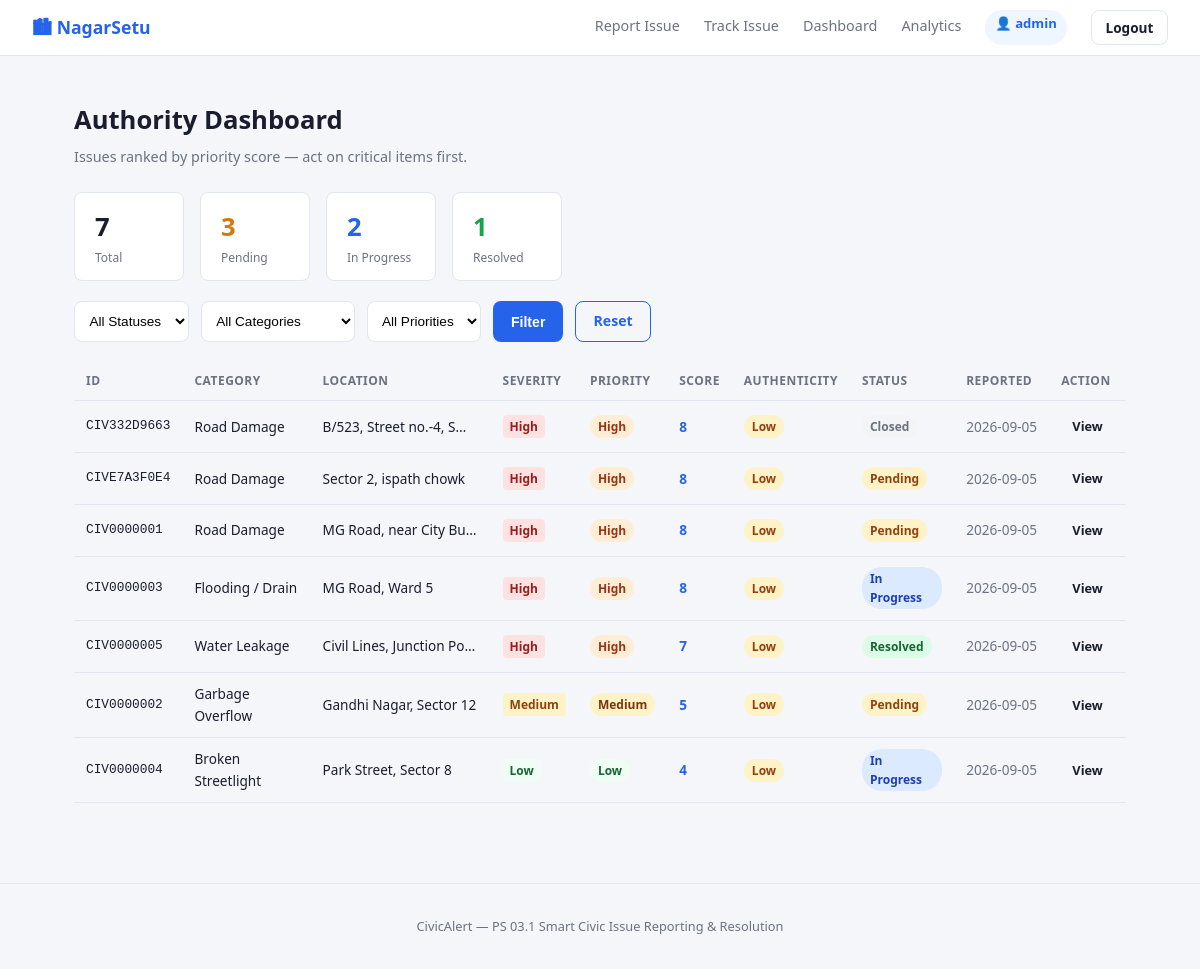
Before: /admin (signed in) with the older database file.
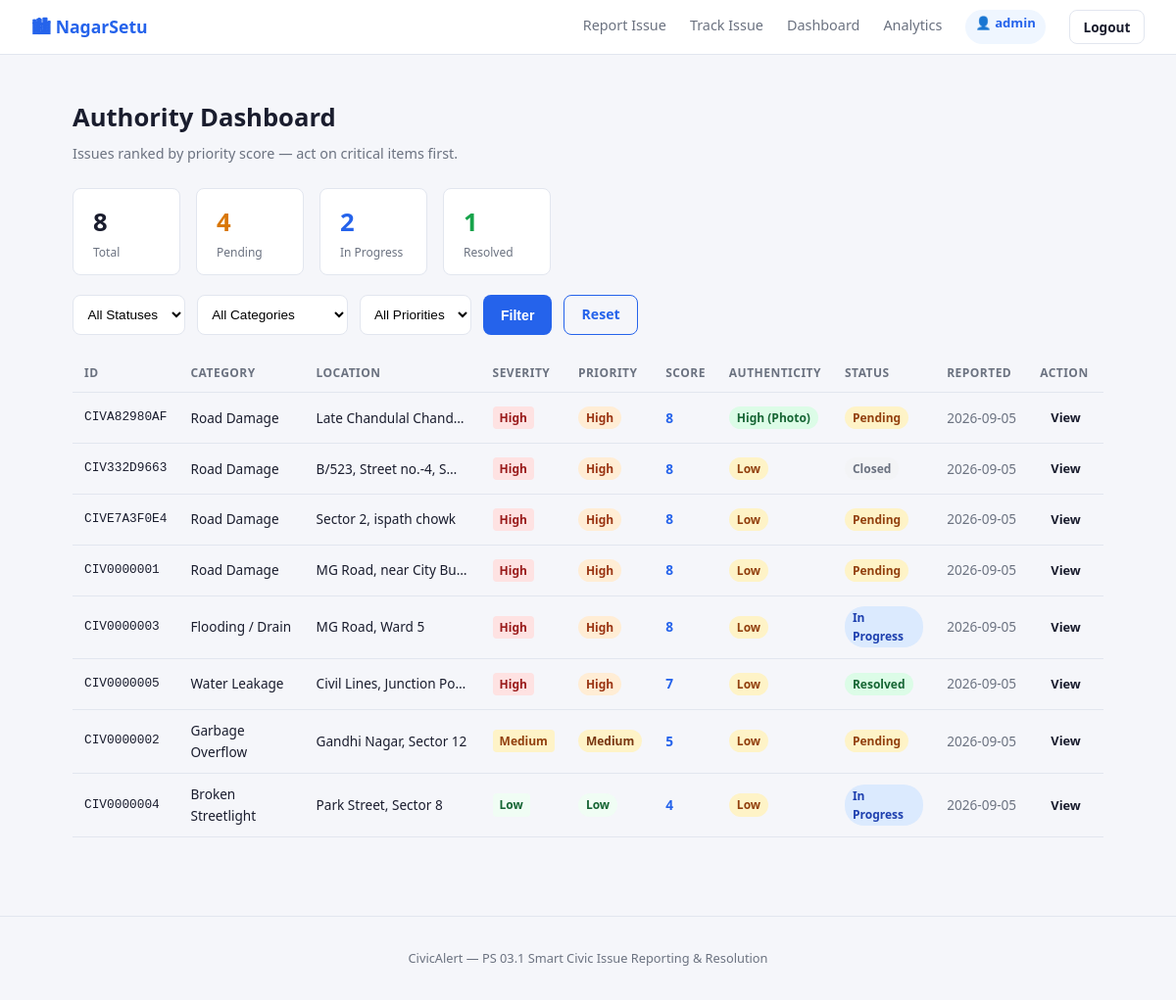
After: the same page with the newer database file.
### tables this page shows
CREATE TABLE issues (
        id          TEXT PRIMARY KEY,
        name        TEXT NOT NULL,
        phone       TEXT,
        category    TEXT NOT NULL,
        severity    TEXT NOT NULL,
        description TEXT NOT NULL,
        location    TEXT NOT NULL,
        photo       TEXT,
        status      TEXT DEFAULT 'Pending',
        priority_score INTEGER DEFAULT 0,
        priority_label TEXT DEFAULT 'Low',
        assigned_to TEXT,
        admin_notes TEXT,
        created_at  TEXT NOT NULL,
        updated_at  TEXT NOT NULL
    );

### app.py (the view)
@app.route('/admin')
@login_required
def admin():
    conn = get_db()
    status_filter   = request.args.get('status', '')
    category_filter = request.args.get('category', '')
    priority_filter = request.args.get('priority', '')
    query = 'SELECT * FROM issues WHERE 1=1'
    params = []
    if status_filter:
        query += ' AND status=?'; params.append(status_filter)
    if category_filter:
        query += ' AND category=?'; params.append(category_filter)
    if priority_filter:
        query += ' AND priority_label=?'; params.append(priority_filter)
    query += ' ORDER BY priority_score DESC, created_at DESC'
    issues = conn.execute(query, params).fetchall()
    stats = {
        'total':    conn.execute('SELECT COUNT(*) FROM issues').fetchone()[0],
        'pending':  conn.execute("SELECT COUNT(*) FROM issues WHERE status='Pending'").fetchone()[0],
        'progress': conn.execute("SELECT COUNT(*) FROM issues WHERE status='In Progress'").fetchone()[0],
        'resolved': conn.execute("SELECT COUNT(*) FROM issues WHERE status='Resolved'").fetchone()[0],
    }
    conn.close()
    return render_template('admin.html', issues=issues, stats=stats,
                           status_filter=status_filter,
                           category_filter=category_filter,
                           priority_filter=priority_filter)

### app.py (called while the page is built)
def login_required(f):
    @wraps(f)
    def decorated(*args, **kwargs):
        if not session.get('admin_logged_in'):
            flash('Please log in to access the authority dashboard.', 'error')
            return redirect(url_for('admin_login', next=request.path))
        return f(*args, **kwargs)
    return decorated

def get_db():
    conn = sqlite3.connect(DB_PATH)
    conn.row_factory = sqlite3.Row
    return conn

### templates/admin.html (shortened to what this page needs)
{% extends "base.html" %}
{% block content %}
<div class="page-header">
  <h1>Authority Dashboard</h1>
  <p>Issues ranked by priority score — act on critical items first.</p>
</div>
<div class="stats-bar">
  <div class="stat-item">
    <span class="stat-num">{{ stats.total }}</span>
    <span class="stat-label">Total</span>
  </div>
  <div class="stat-item stat-pending">
    <span class="stat-num">{{ stats.pending }}</span>
    <span class="stat-label">Pending</span>
  </div>
  <div class="stat-item stat-progress">
    <span class="stat-num">{{ stats.progress }}</span>
    <span class="stat-label">In Progress</span>
  </div>
  <div class="stat-item stat-resolved">
    <span class="stat-num">{{ stats.resolved }}</span>
    <span class="stat-label">Resolved</span>
  </div>
</div>
<form class="filter-bar" method="GET" action="{{ url_for('admin') }}">
  <select name="status">
    <option value="">All Statuses</option>
  </select>
  <select name="category">
    <option value="">All Categories</option>
  </select>
  <select name="priority">
    <option value="">All Priorities</option>
  </select>
  <button type="submit" class="btn btn-primary">Filter</button>
  <a href="{{ url_for('admin') }}" class="btn btn-outline">Reset</a>
</form>
{% if issues %}
<div class="table-wrap">
  <table class="issue-table">
    <thead>
      <tr>
        <th>ID</th>
        <th>Category</th>
        <th>Location</th>
        <th>Severity</th>
        <th>Priority</th>
        <th>Score</th>
        <th>Authenticity</th>
        <th>Status</th>
        <th>Reported</th>
        <th>Action</th>
      </tr>
    </thead>
    <tbody>
      {% for issue in issues %}
      <tr>
        <td class="mono">{{ issue.id }}</td>
        <td>{{ issue.category }}</td>
        <td class="loc-cell">{{ issue.location }}</td>
        <td><span class="sev-badge sev-{{ issue.severity | lower }}">{{ issue.severity }}</span></td>
        <td><span class="badge badge-priority-{{ issue.priority_label | lower }}">{{ issue.priority_label }}</span></td>
        <td class="score-cell">{{ issue.priority_score }}</td>
        <td><span class="badge {{ 'badge-resolved' if issue.photo else 'badge-pending' }}">{{ 'High (Photo)' if issue.photo else 'Low' }}</span></td>
        <td><span class="badge badge-{{ issue.status | lower | replace(' ','_') }}">{{ issue.status }}</span></td>
        <td class="date-cell">{{ issue.created_at[:10] }}</td>
        <td><a href="{{ url_for('admin_issue', issue_id=issue.id) }}" class="btn btn-sm">View</a></td>
      </tr>
      {% endfor %}
    </tbody>
  </table>
</div>
{% else %}
<div class="empty-state">No issues found matching filters.</div>
{% endif %}
{% endblock %}

### templates/base.html (shortened to what this page needs)
<!DOCTYPE html>
<html lang="en">
<head>
  <link rel="stylesheet" href="{{ url_for('static', filename='style.css') }}" />
</head>
<body>
  <nav class="navbar">
    <a class="nav-brand" href="{{ url_for('home') }}">🏙 NagarSetu</a>
    <div class="nav-links">
      <a href="{{ url_for('report') }}">Report Issue</a>
      <a href="{{ url_for('track') }}">Track Issue</a>
      {% if session.get('admin_logged_in') %}
      <a href="{{ url_for('admin') }}">Dashboard</a>
      <a href="{{ url_for('analytics') }}">Analytics</a>
      <span class="nav-user">👤 {{ session.get('admin_user') }}</span>
      <a href="{{ url_for('admin_logout') }}" class="nav-btn">Logout</a>
      {% else %}
      <a href="{{ url_for('admin_login') }}" class="nav-btn nav-btn-primary">Authority Login</a>
      {% endif %}
    </div>
  </nav>
  <main class="main-content">
    {% block content %}{% endblock %}
  </main>
  <footer class="footer">
    <p>CivicAlert &mdash; PS 03.1 Smart Civic Issue Reporting & Resolution</p>
  </footer>
</body>
</html>

### static/style.css (style rules this page uses)
:root { --bg: #f5f6fa; --surface: #ffffff; --border: #e2e6ef; --text: #1a1d2e; --muted: #6b7280; --primary: #2563eb; --primary-h:#1d4ed8; --success: #16a34a; --warning: #d97706; --danger: #dc2626; --info: #0891b2; --radius: 8px; --shadow: 0 1px 4px rgba(0,0,0,.08); }
*, *::before, *::after { box-sizing: border-box; margin: 0; padding: 0; }
body { font-family: 'Segoe UI', system-ui, sans-serif; background: var(--bg); color: var(--text); font-size: 15px; line-height: 1.6; }
a { color: inherit; text-decoration: none; }
.navbar { background: var(--surface); border-bottom: 1px solid var(--border); display: flex; align-items: center; justify-content: space-between; padding: 0 2rem; height: 56px; position: sticky; top: 0; z-index: 100; }
.nav-brand { font-weight: 700; font-size: 1.1rem; color: var(--primary); }
.nav-links { display: flex; gap: 1.5rem; }
.nav-links a { color: var(--muted); font-size: 0.9rem; padding: 4px 0; }
.nav-user { font-size: .82rem; color: var(--primary); font-weight: 600; background: #eff6ff; padding: 3px 10px; border-radius: 20px; }
.nav-btn { display: inline-block; padding: .35rem .85rem !important; border-radius: var(--radius); font-size: .85rem !important; font-weight: 600; cursor: pointer; border: 1.5px solid var(--border); transition: all .2s; color: var(--text) !important; }
.main-content { max-width: 1100px; margin: 0 auto; padding: 2rem 1.5rem; }
.page-header { margin-bottom: 1.5rem; }
.page-header h1 { font-size: 1.6rem; font-weight: 700; }
.page-header p { color: var(--muted); font-size: .9rem; margin-top: .25rem; }
.footer { text-align: center; padding: 2rem; color: var(--muted); font-size: .8rem; border-top: 1px solid var(--border); margin-top: 3rem; }
.btn { display: inline-block; padding: .5rem 1.1rem; border-radius: var(--radius); font-size: .88rem; font-weight: 600; cursor: pointer; border: none; transition: background .15s, color .15s; }
.btn-primary { background: var(--primary); color: #fff; }
.btn-outline { background: transparent; color: var(--primary); border: 1.5px solid var(--primary); }
.btn-sm { padding: .3rem .7rem; font-size: .8rem; }
.badge { display: inline-block; padding: 2px 8px; border-radius: 20px; font-size: .75rem; font-weight: 600; }
.badge-pending { background:#fef3c7; color:#92400e; }
.badge-in_progress { background:#dbeafe; color:#1e40af; }
.badge-resolved { background:#dcfce7; color:#166534; }
.badge-closed { background:#f3f4f6; color:#6b7280; }
.badge-priority-high { background:#ffedd5; color:#9a3412; }
.badge-priority-medium { background:#fef3c7; color:#78350f; }
.badge-priority-low { background:#f0fdf4; color:#166534; }
.sev-badge { display:inline-block; padding:2px 7px; border-radius:4px; font-size:.75rem; font-weight:600; }
.sev-high { background:#fee2e2; color:#991b1b; }
.sev-medium { background:#fef3c7; color:#92400e; }
.sev-low { background:#f0fdf4; color:#166534; }
.stats-bar { display: flex; gap: 1rem; margin-bottom: 1.25rem; flex-wrap: wrap; }
.stat-item { background: var(--surface); border: 1px solid var(--border); border-radius: var(--radius); padding: .85rem 1.25rem; display: flex; flex-direction: column; min-width: 110px; }
.stat-num { font-size: 1.6rem; font-weight: 800; }
.stat-label { font-size: .75rem; color: var(--muted); }
.stat-pending .stat-num { color: var(--warning); }
.stat-progress .stat-num { color: var(--primary); }
.stat-resolved .stat-num { color: var(--success); }
.filter-bar { display: flex; gap: .75rem; margin-bottom: 1.25rem; flex-wrap: wrap; }
.filter-bar select { padding: .45rem .65rem; border: 1.5px solid var(--border); border-radius: var(--radius); font-size: .85rem; background: var(--surface); }
.table-wrap { overflow-x: auto; }
.issue-table { width: 100%; border-collapse: collapse; font-size: .85rem; }
.issue-table th { background: var(--bg); text-align: left; padding: .6rem .75rem; font-size: .75rem; font-weight: 700; color: var(--muted); text-transform: uppercase; letter-spacing: .04em; border-bottom: 1px solid var(--border); }
.issue-table td { padding: .65rem .75rem; border-bottom: 1px solid var(--border); vertical-align: middle; }
.mono { font-family: monospace; font-size: .8rem; }
.loc-cell { max-width: 180px; overflow: hidden; text-overflow: ellipsis; white-space: nowrap; }
.date-cell { white-space: nowrap; color: var(--muted); }
.score-cell { font-weight: 700; color: var(--primary); }

Changed rows visible on the page:
added issues: id "CIVA82980AF", category "Road Damage", location "Late Chandulal Chand…", severity "High", priority_label "High", priority_score "8", photo "High (Photo)", status "Pending", created_at "2026-09-05"
Other visible differences:
{{ stats.total }}: "7" → "8"
{{ stats.pending }}: "3" → "4"
